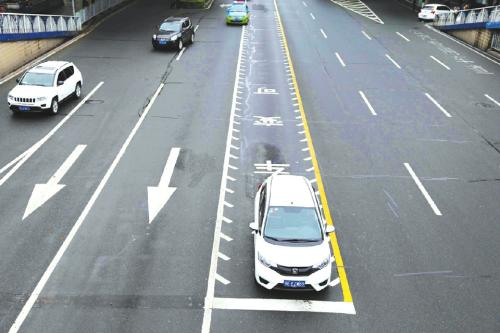
//> input picture ConsoleApplication1/1.jpg, 500 x 333 px
$ ./main   (built with g++ and OpenCV 4)
//> lines starting //> are read from the running program, lines starting //| are printed output that depends on the picture
#include <opencv2/opencv.hpp>
#include <opencv2/imgproc/imgproc.hpp>
#include <vector>
#include <opencv2/core/core.hpp>
#include<opencv2/highgui/highgui.hpp>

using namespace cv;
using namespace std;

int main()
{
	Mat image = imread("1.jpg");
//> image is the input picture: 333 rows x 500 cols, CV_8UC3; mean B, G, R 155.3, 151.5, 144
	Mat graye, noise, canny,dstImage;

	cvtColor(image, graye, COLOR_BGR2GRAY);
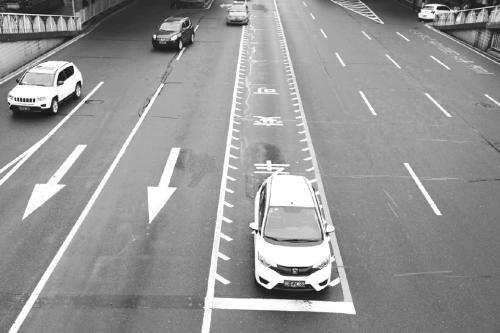
//> graye: 333 rows x 500 cols, CV_8UC1; min 2, max 255, mean 149.7
	medianBlur(image, noise, 5);
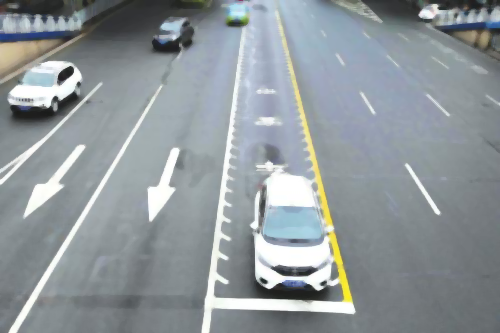
//> noise: 333 rows x 500 cols, CV_8UC3; mean B, G, R 155.2, 151.4, 143.8
	Canny(noise, canny, 50, 200, 3);
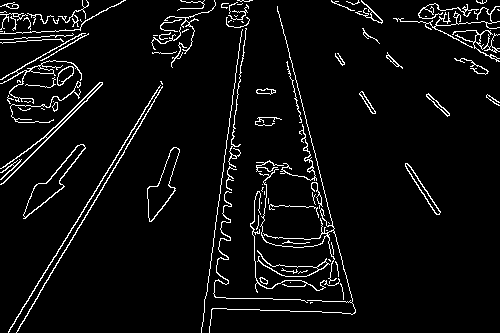
//> canny: 333 rows x 500 cols, CV_8UC1; 5.1% white in thin lines or dots
	dstImage = canny.clone();

	// [11 lines of commented-out code are left out]

	dstImage = image.clone();

	vector<Vec4i> lines;//定义一个矢量结构lines用于存放得到的线段矢量集合
	HoughLinesP(canny, lines, 1, CV_PI / 180, 60, 30, 20);
//> lines = 37 lines (x1, y1, x2, y2), first 8: [20, 324, 162, 87], [8, 332, 99, 185], [209, 331, 249, 0], [282, 25, 344, 271], [204, 305, 246, 1], [38, 281, 161, 83], [0, 179, 100, 82], [287, 62, 337, 266]

	//【4】依次在图中绘制出每条线段
	for (size_t i = 0; i < lines.size(); i++)
	{
		Vec4i l = lines[i];
//> (the run ends here: the program crashes, at `double k = (l[1] - l[3]) / (l[0] - l[2])*1.0;`)
